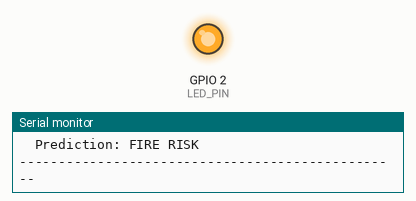
The sketch below on a simulated ESP32. Parts: output pins drawn as LEDs (lit = HIGH), the last lines printed to the serial monitor.

Above: at 2.5 s.
At 5.5 s:
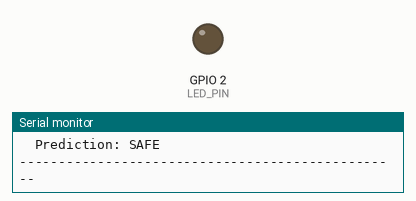
Timing chart, 0 to 12.7 s (numbered marks = the images above):
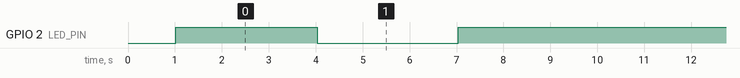

Measured:
- by itself, GPIO 2 (LED_PIN): repeats every 9.0 s: LOW 3.0 s, HIGH 6.0 s

The sketch:

main.ino
```cpp
/*
 * Algerian Wildfire Risk — Embedded Demo (ESP32 / Arduino)
 * ===========================================================
 * Runs the compressed Random Forest model (10 trees, ~5 KB source,
 * ~1.4 KB compiled) directly on the microcontroller. No internet,
 * no server, no external ML library — pure C, verified to match
 * the original scikit-learn model on 49/49 held-out test rows.
 *
 * This demo cycles through 3 example scenarios (taken from real
 * dataset test rows) and lights an LED when high fire risk is
 * predicted. In a real deployment, the 9 input features would come
 * from actual sensors (see README for what's still missing).
 *
 * Try it with zero hardware at: https://wokwi.com
 * (open embedded/wokwi/diagram.json in a new Wokwi project)
 */

#include "wildfire_model.h"

#define LED_PIN 2  // onboard LED on most ESP32 dev boards

// Feature order: Temperature, RH, Ws, Rain, FFMC, DMC, DC, ISI, BUI
struct Scenario {
  const char *label;
  float features[N_FEATURES];
};

Scenario scenarios[] = {
  {"High-risk day (real fire-day record)",
   {37.0, 37.0, 18.0, 0.2, 88.9, 12.9, 14.6, 9.0, 12.5}},
  {"Low-risk day (real non-fire-day record)",
   {26.0, 82.0, 12.0, 3.5, 45.0, 3.0, 10.0, 1.0, 4.0}},
  {"Borderline day (near decision boundary)",
   {35.0, 64.0, 18.0, 0.2, 80.0, 9.7, 40.4, 2.8, 12.1}},
};

const int N_SCENARIOS = sizeof(scenarios) / sizeof(scenarios[0]);

void setup() {
  Serial.begin(115200);
  pinMode(LED_PIN, OUTPUT);
  delay(1000);
  Serial.println("=================================================");
  Serial.println("Algerian Wildfire Risk Predictor — Embedded Demo");
  Serial.println("=================================================");
  Serial.print("Model size: ");
  Serial.print(N_TREES);
  Serial.print(" trees, ");
  Serial.print(N_FEATURES);
  Serial.println(" features. Running fully on-device.");
  Serial.println();
}

void loop() {
  for (int i = 0; i < N_SCENARIOS; i++) {
    float proba = wildfire_predict_proba(scenarios[i].features);
    int prediction = (proba > 0.5f) ? 1 : 0;

    Serial.print("Scenario: ");
    Serial.println(scenarios[i].label);
    Serial.print("  Fire probability: ");
    Serial.print(proba * 100.0f, 1);
    Serial.println("%");
    Serial.print("  Prediction: ");
    Serial.println(prediction == 1 ? "FIRE RISK" : "SAFE");

    digitalWrite(LED_PIN, prediction == 1 ? HIGH : LOW);
    Serial.println("-------------------------------------------------");
    delay(3000);
  }
}
```

test_equivalence.c
```cpp
#include <stdio.h>
#include "wildfire_model.h"

int main() {
    float test_data[49][N_FEATURES] = {
        {33.0000f, 69.0000f, 13.0000f, 0.7000f, 66.6000f, 6.0000f, 9.3000f, 1.1000f, 5.8000f},
        {33.0000f, 78.0000f, 17.0000f, 0.0000f, 80.1000f, 4.6000f, 18.5000f, 2.7000f, 5.7000f},
        {34.0000f, 71.0000f, 14.0000f, 6.5000f, 64.5000f, 3.3000f, 9.1000f, 1.0000f, 3.5000f},
        {30.0000f, 80.0000f, 16.0000f, 0.4000f, 59.8000f, 3.4000f, 27.1000f, 0.9000f, 5.1000f},
        {22.0000f, 76.0000f, 26.0000f, 8.3000f, 47.4000f, 1.1000f, 7.0000f, 0.4000f, 1.6000f},
        {33.0000f, 68.0000f, 15.0000f, 0.0000f, 86.1000f, 23.9000f, 51.6000f, 5.2000f, 23.9000f},
        {36.0000f, 54.0000f, 18.0000f, 0.0000f, 89.4000f, 20.0000f, 110.9000f, 9.7000f, 27.5000f},
        {36.0000f, 50.0000f, 16.0000f, 0.0000f, 89.9000f, 32.7000f, 71.0000f, 9.5000f, 32.6000f},
        {27.0000f, 79.0000f, 16.0000f, 0.7000f, 53.4000f, 6.4000f, 7.3000f, 0.5000f, 6.1000f},
        {29.0000f, 86.0000f, 16.0000f, 0.0000f, 37.9000f, 0.9000f, 8.2000f, 0.1000f, 1.4000f},
        {33.0000f, 66.0000f, 14.0000f, 0.0000f, 87.0000f, 21.7000f, 94.7000f, 5.7000f, 27.2000f},
        {36.0000f, 58.0000f, 19.0000f, 0.0000f, 88.6000f, 29.6000f, 141.1000f, 9.2000f, 38.8000f},
        {25.0000f, 86.0000f, 21.0000f, 4.6000f, 40.9000f, 1.3000f, 7.5000f, 0.1000f, 1.8000f},
        {35.0000f, 58.0000f, 10.0000f, 0.2000f, 78.3000f, 10.8000f, 19.7000f, 1.6000f, 10.7000f},
        {30.0000f, 41.0000f, 15.0000f, 0.0000f, 89.4000f, 13.3000f, 22.5000f, 8.4000f, 13.1000f},
        {26.0000f, 82.0000f, 22.0000f, 13.1000f, 47.1000f, 2.5000f, 7.1000f, 0.3000f, 2.7000f},
        {32.0000f, 55.0000f, 14.0000f, 0.0000f, 86.2000f, 8.3000f, 18.4000f, 5.0000f, 8.2000f},
        {33.0000f, 64.0000f, 13.0000f, 0.0000f, 88.9000f, 26.1000f, 106.3000f, 7.1000f, 32.4000f},
        {35.0000f, 51.0000f, 13.0000f, 0.3000f, 81.3000f, 15.6000f, 75.1000f, 2.5000f, 20.7000f},
        {35.0000f, 47.0000f, 18.0000f, 6.0000f, 80.8000f, 9.8000f, 9.7000f, 3.1000f, 9.4000f},
        {31.0000f, 67.0000f, 14.0000f, 0.0000f, 82.6000f, 5.8000f, 22.2000f, 3.1000f, 7.0000f},
        {35.0000f, 60.0000f, 15.0000f, 0.0000f, 88.9000f, 43.9000f, 181.3000f, 8.2000f, 54.7000f},
        {29.0000f, 87.0000f, 18.0000f, 0.0000f, 80.0000f, 11.8000f, 28.3000f, 2.8000f, 11.8000f},
        {32.0000f, 48.0000f, 18.0000f, 0.0000f, 91.5000f, 44.2000f, 90.1000f, 13.2000f, 44.0000f},
        {39.0000f, 21.0000f, 17.0000f, 0.4000f, 93.0000f, 18.4000f, 41.5000f, 15.5000f, 18.4000f},
        {30.0000f, 54.0000f, 14.0000f, 3.1000f, 70.5000f, 11.0000f, 9.1000f, 1.3000f, 10.5000f},
        {30.0000f, 66.0000f, 15.0000f, 0.2000f, 73.5000f, 4.1000f, 26.6000f, 1.5000f, 6.0000f},
        {35.0000f, 64.0000f, 18.0000f, 0.2000f, 80.0000f, 9.7000f, 40.4000f, 2.8000f, 12.1000f},
        {28.0000f, 87.0000f, 15.0000f, 4.4000f, 41.1000f, 6.5000f, 8.0000f, 0.1000f, 6.2000f},
        {31.0000f, 71.0000f, 17.0000f, 0.0000f, 87.3000f, 46.6000f, 99.0000f, 6.9000f, 46.5000f},
        {35.0000f, 63.0000f, 13.0000f, 0.0000f, 88.9000f, 21.7000f, 77.0000f, 7.1000f, 25.5000f},
        {33.0000f, 48.0000f, 16.0000f, 0.0000f, 87.6000f, 7.9000f, 17.8000f, 6.8000f, 7.8000f},
        {32.0000f, 55.0000f, 14.0000f, 0.0000f, 89.1000f, 25.5000f, 88.5000f, 7.6000f, 29.7000f},
        {35.0000f, 64.0000f, 17.0000f, 0.0000f, 87.2000f, 31.9000f, 145.7000f, 6.8000f, 41.2000f},
        {30.0000f, 65.0000f, 14.0000f, 0.0000f, 85.4000f, 16.0000f, 44.5000f, 4.5000f, 16.9000f},
        {30.0000f, 80.0000f, 15.0000f, 0.0000f, 83.1000f, 7.9000f, 34.5000f, 3.5000f, 10.0000f},
        {35.0000f, 59.0000f, 17.0000f, 0.0000f, 87.4000f, 14.8000f, 57.0000f, 6.9000f, 17.9000f},
        {34.0000f, 64.0000f, 14.0000f, 0.0000f, 88.9000f, 40.5000f, 171.3000f, 9.0000f, 50.9000f},
        {34.0000f, 51.0000f, 16.0000f, 3.8000f, 77.5000f, 8.0000f, 9.5000f, 2.0000f, 7.7000f},
        {26.0000f, 81.0000f, 19.0000f, 0.0000f, 84.0000f, 13.8000f, 61.4000f, 4.8000f, 17.7000f},
        {28.0000f, 75.0000f, 16.0000f, 0.0000f, 82.2000f, 4.4000f, 24.3000f, 3.3000f, 6.0000f},
        {34.0000f, 42.0000f, 17.0000f, 0.1000f, 88.3000f, 23.6000f, 52.5000f, 19.0000f, 23.5000f},
        {32.0000f, 47.0000f, 14.0000f, 0.7000f, 77.5000f, 7.1000f, 8.8000f, 1.8000f, 6.8000f},
        {30.0000f, 73.0000f, 15.0000f, 0.0000f, 86.6000f, 12.1000f, 38.3000f, 5.6000f, 13.5000f},
        {31.0000f, 69.0000f, 17.0000f, 4.7000f, 62.2000f, 3.9000f, 8.0000f, 1.1000f, 3.8000f},
        {28.0000f, 76.0000f, 21.0000f, 0.0000f, 72.6000f, 7.0000f, 25.5000f, 0.7000f, 8.3000f},
        {39.0000f, 43.0000f, 12.0000f, 0.0000f, 91.7000f, 16.5000f, 30.9000f, 9.6000f, 16.4000f},
        {33.0000f, 66.0000f, 14.0000f, 0.0000f, 85.9000f, 7.6000f, 27.9000f, 4.8000f, 9.1000f},
        {29.0000f, 61.0000f, 13.0000f, 1.3000f, 64.4000f, 4.1000f, 7.6000f, 1.0000f, 3.9000f},
    };
    int expected[49] = {0, 0, 0, 0, 0, 1, 1, 1, 0, 0, 1, 1, 0, 0, 1, 0, 1, 1, 0, 1, 1, 1, 1, 1, 1, 0, 0, 1, 0, 1, 1, 1, 1, 1, 1, 1, 1, 1, 0, 1, 1, 1, 0, 1, 0, 0, 1, 1, 0};
    int n = 49;
    int mismatches = 0;
    for (int i = 0; i < n; i++) {
        int pred = wildfire_predict(test_data[i]);
        if (pred != expected[i]) {
            printf("MISMATCH at row %d: C=%d, Python=%d\n", i, pred, expected[i]);
            mismatches++;
        }
    }
    printf("Tested %d rows, %d mismatches.\n", n, mismatches);
    if (mismatches == 0) printf("SUCCESS: C model output matches Python exactly.\n");
    return mismatches;
}
```

wildfire_model.h
```cpp
// ===================================================================
// Algerian Wildfire Risk — Embedded Random Forest Model
// Auto-generated from a scikit-learn RandomForestClassifier.
// 10 trees, max_depth=4, 9 input features.
// Feature order: Temperature, RH, Ws, Rain, FFMC, DMC, DC, ISI, BUI
// ===================================================================
#ifndef WILDFIRE_MODEL_H
#define WILDFIRE_MODEL_H

#define N_FEATURES 9
#define N_TREES 10

float tree_0(float *x) {
    if (x[3] <= 0.0500f) {
        if (x[8] <= 7.4000f) {
            return 0.000000f;
        } else {
            if (x[4] <= 82.1500f) {
                if (x[2] <= 13.0000f) {
                    return 0.000000f;
                } else {
                    return 0.500000f;
                }
            } else {
                return 1.000000f;
            }
        }
    } else {
        if (x[1] <= 45.5000f) {
            return 1.000000f;
        } else {
            if (x[5] <= 8.1500f) {
                return 0.000000f;
            } else {
                if (x[6] <= 20.5000f) {
                    return 0.000000f;
                } else {
                    return 0.444444f;
                }
            }
        }
    }
}

float tree_1(float *x) {
    if (x[7] <= 2.5500f) {
        return 0.000000f;
    } else {
        if (x[1] <= 75.5000f) {
            return 1.000000f;
        } else {
            if (x[0] <= 32.5000f) {
                return 1.000000f;
            } else {
                if (x[8] <= 21.9000f) {
                    return 0.000000f;
                } else {
                    return 1.000000f;
                }
            }
        }
    }
}

float tree_2(float *x) {
    if (x[7] <= 2.6500f) {
        return 0.000000f;
    } else {
        if (x[6] <= 38.1500f) {
            if (x[4] <= 82.0500f) {
                return 0.000000f;
            } else {
                return 1.000000f;
            }
        } else {
            return 1.000000f;
        }
    }
}

float tree_3(float *x) {
    if (x[5] <= 9.7500f) {
        if (x[8] <= 7.5500f) {
            if (x[7] <= 2.6500f) {
                return 0.000000f;
            } else {
                return 1.000000f;
            }
        } else {
            if (x[4] <= 82.1500f) {
                if (x[5] <= 6.6500f) {
                    return 1.000000f;
                } else {
                    return 0.000000f;
                }
            } else {
                return 1.000000f;
            }
        }
    } else {
        if (x[4] <= 80.0500f) {
            return 0.000000f;
        } else {
            return 1.000000f;
        }
    }
}

float tree_4(float *x) {
    if (x[7] <= 2.5500f) {
        return 0.000000f;
    } else {
        if (x[5] <= 9.7500f) {
            if (x[2] <= 14.5000f) {
                return 1.000000f;
            } else {
                return 0.000000f;
            }
        } else {
            return 1.000000f;
        }
    }
}

float tree_5(float *x) {
    if (x[4] <= 80.0500f) {
        return 0.000000f;
    } else {
        if (x[4] <= 82.1500f) {
            if (x[2] <= 15.5000f) {
                if (x[5] <= 11.0000f) {
                    return 0.250000f;
                } else {
                    return 1.000000f;
                }
            } else {
                return 1.000000f;
            }
        } else {
            return 1.000000f;
        }
    }
}

float tree_6(float *x) {
    if (x[7] <= 2.5500f) {
        return 0.000000f;
    } else {
        if (x[5] <= 9.8000f) {
            if (x[8] <= 11.6000f) {
                return 1.000000f;
            } else {
                return 0.000000f;
            }
        } else {
            return 1.000000f;
        }
    }
}

float tree_7(float *x) {
    if (x[7] <= 2.6000f) {
        return 0.000000f;
    } else {
        return 1.000000f;
    }
}

float tree_8(float *x) {
    if (x[7] <= 2.5500f) {
        return 0.000000f;
    } else {
        return 1.000000f;
    }
}

float tree_9(float *x) {
    if (x[8] <= 8.7000f) {
        if (x[6] <= 23.4500f) {
            return 0.000000f;
        } else {
            if (x[1] <= 74.5000f) {
                return 0.000000f;
            } else {
                return 1.000000f;
            }
        }
    } else {
        if (x[7] <= 2.5500f) {
            return 0.000000f;
        } else {
            if (x[4] <= 82.0500f) {
                if (x[4] <= 81.6000f) {
                    return 1.000000f;
                } else {
                    return 0.000000f;
                }
            } else {
                return 1.000000f;
            }
        }
    }
}

// Average probability across all trees (matches sklearn's soft-voting exactly).
float wildfire_predict_proba(float *x) {
    float sum = 0.0f;
    sum += tree_0(x);
    sum += tree_1(x);
    sum += tree_2(x);
    sum += tree_3(x);
    sum += tree_4(x);
    sum += tree_5(x);
    sum += tree_6(x);
    sum += tree_7(x);
    sum += tree_8(x);
    sum += tree_9(x);
    return sum / N_TREES;
}

// Returns 1 = fire risk, 0 = no fire risk (threshold at 0.5, matching sklearn).
int wildfire_predict(float *x) {
    return (wildfire_predict_proba(x) > 0.5f) ? 1 : 0;
}

#endif // WILDFIRE_MODEL_H
```
